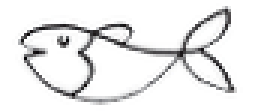
#> input picture Find_Hidden_Object/img/fish.png, 85 x 37 px (shown 3 times larger)
$ python mask.py
#> lines starting #> are read from the running program, lines starting #| are printed output that depends on the picture; after the words box and inside, x2 and y2 are one past the last pixel; in counts of white or black regions, pixels touching at a corner belong together
import cv2
import numpy as np
import os

os.chdir(os.path.dirname(os.path.abspath(__file__)))

img = cv2.imread("../img/fish.png", 0)
#> img: shape (37, 85); min 0, max 255, mean 233.7
_, img_thre = cv2.threshold(img, 200, 255, cv2.THRESH_BINARY)
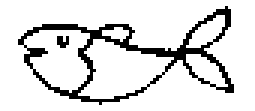
#> img_thre: shape (37, 85) (shown 3 times larger); 86.5% white; black in thin lines or dots, all inside (x1, y1, x2, y2) = (6, 2, 78, 35)
print(img_thre)
#> (printed output is left out)

cv2.imshow("",img_thre)
cv2.waitKey(0)

$ run again, with Find_Hidden_Object/img/sample1.png copied over Find_Hidden_Object/img/fish.png
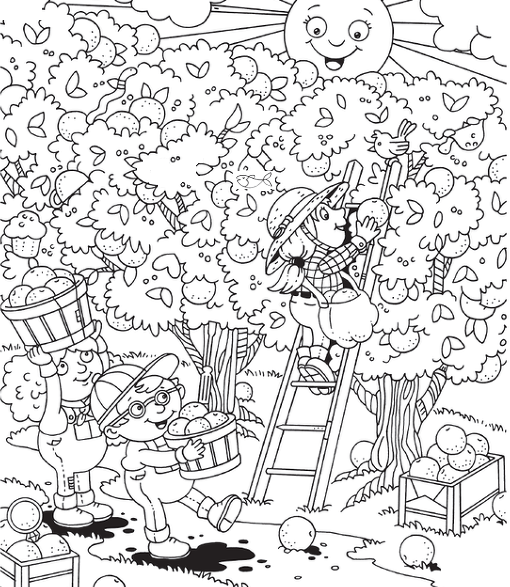
#> input picture Find_Hidden_Object/img/sample1.png, 510 x 587 px
#> `_, img_thre = cv2.threshold(img, 200, 255, cv2.THRESH_BINARY)`:
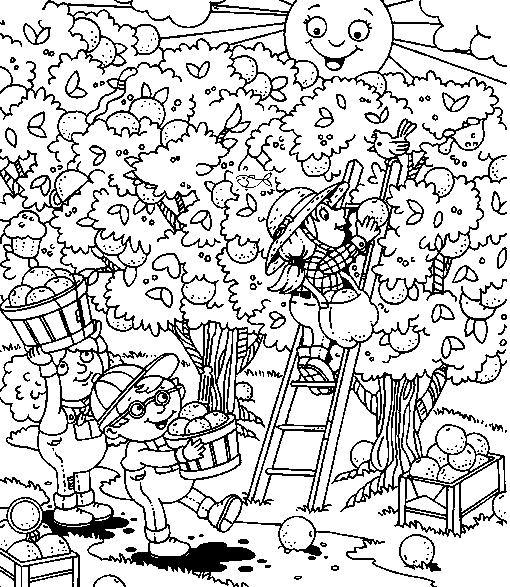
#> img_thre: shape (587, 510); 79.1% white; black in thin lines or dots
#> (printed output is left out)

$ run again, with Find_Hidden_Object/img/sample2.png copied over Find_Hidden_Object/img/fish.png
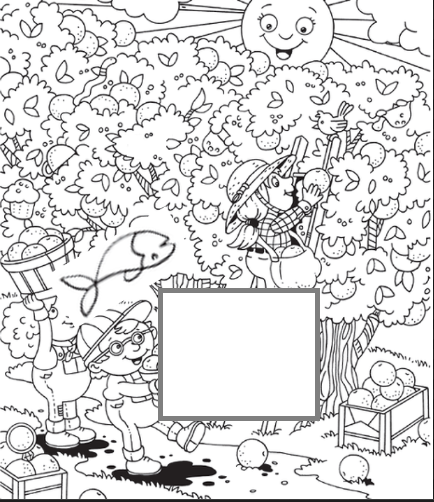
#> input picture Find_Hidden_Object/img/sample2.png, 434 x 502 px
#> `_, img_thre = cv2.threshold(img, 200, 255, cv2.THRESH_BINARY)`:
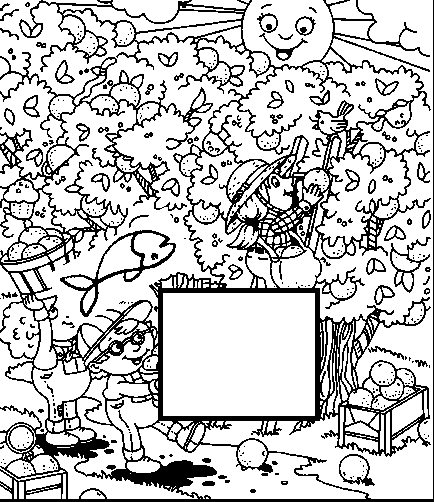
#> img_thre: shape (502, 434); 77.2% white; black in thin lines or dots
#> (printed output is left out)
